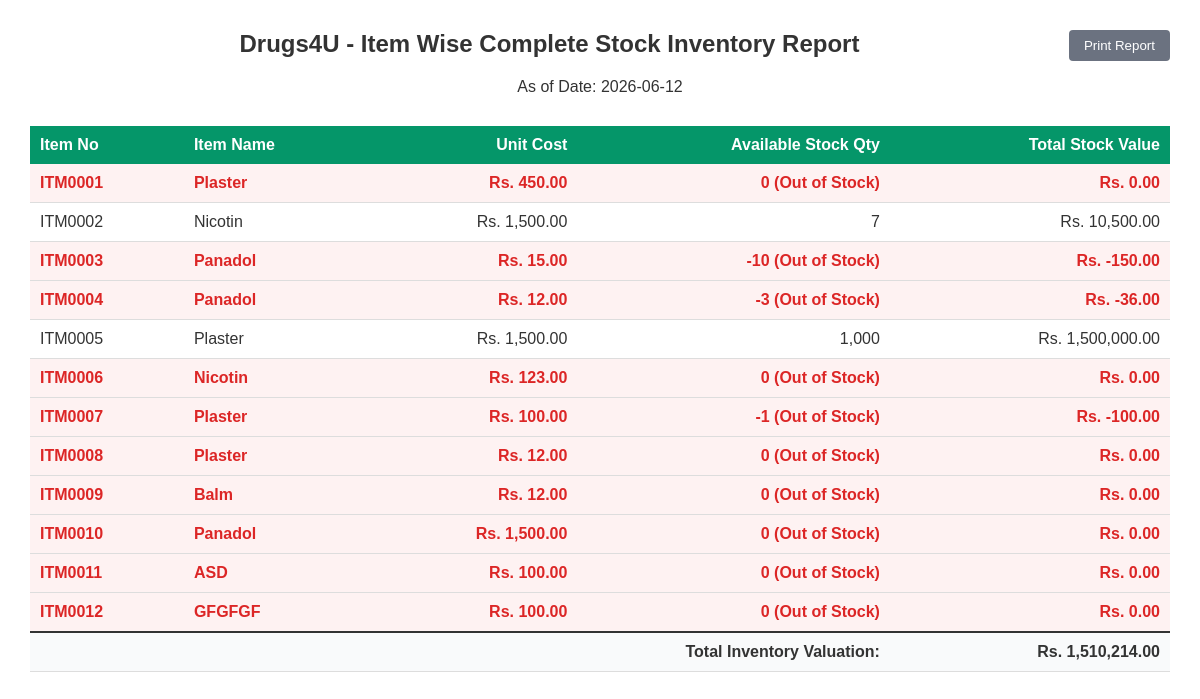
The page /item_stock_report.php (signed in) on the database as committed earlier.
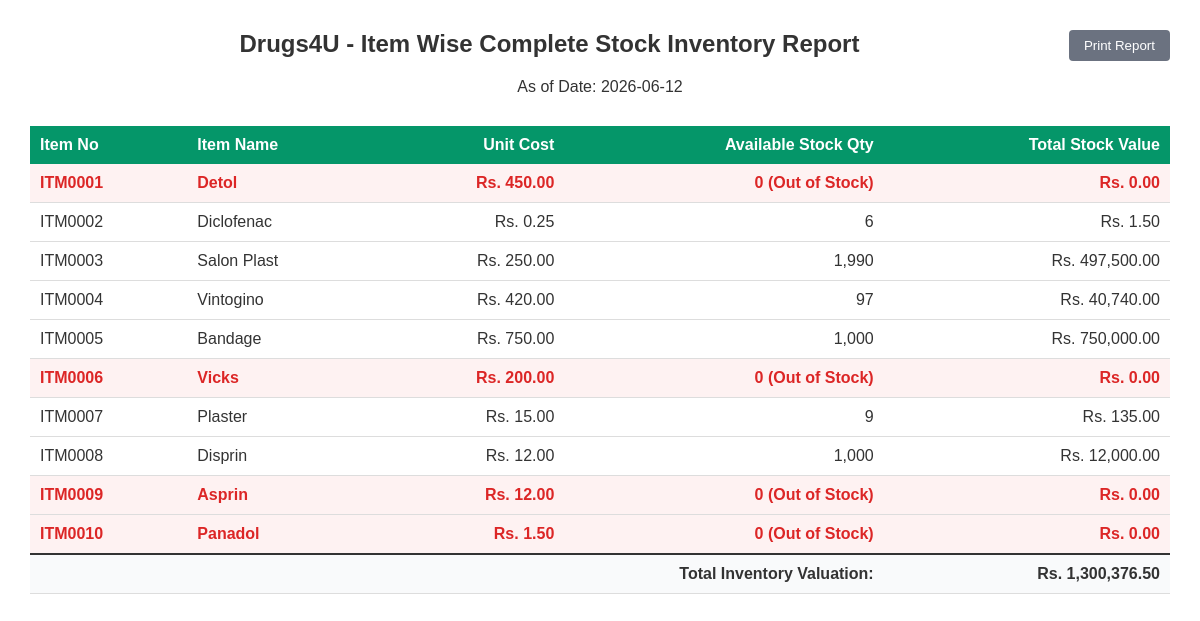
The same page on the database as committed later.
### tables this page shows
CREATE TABLE `item_master` (
  `item_no` varchar(10) NOT NULL,
  `item_name` varchar(100) DEFAULT NULL,
  `description` text DEFAULT NULL,
  `brand` varchar(100) DEFAULT NULL,
  `unit_measurement` varchar(50) DEFAULT NULL,
  `manufacturer_country` varchar(100) DEFAULT NULL,
  `pack_size` int(11) DEFAULT NULL,
  `unit_cost` decimal(10,2) DEFAULT NULL,
  `unit_price` decimal(10,2) DEFAULT NULL,
  `stock_qty` int(11) DEFAULT 0
);

### item_stock_report.php (the view, shortened to what this page needs)
<?php
include 'connection.php';
$sql = "SELECT item_no, item_name, unit_cost, stock_qty, (unit_cost * stock_qty) AS stock_value
        FROM item_master
        ORDER BY item_no ASC";
$result = mysqli_query($conn, $sql);
?>
<!DOCTYPE html>
<html>
<head>
</head>
<body>
    <button class="print-btn" onclick="window.print()">Print Report</button>
    <div class="header">
        <h2>Drugs4U - Item Wise Complete Stock Inventory Report</h2>
        <p>As of Date: <?= htmlspecialchars(date('Y-m-d')) ?></p>
    </div>
    <table>
        <tr>
            <th>Item No</th>
            <th>Item Name</th>
            <th class="text-right">Unit Cost</th>
            <th class="text-right">Available Stock Qty</th>
            <th class="text-right">Total Stock Value</th>
        </tr>
        <?php
        $total_value = 0;
        while($row = mysqli_fetch_assoc($result)){
            $total_value += $row['stock_value'];
            $is_out = ((float)$row['stock_qty'] <= 0) ? 'class="out-of-stock"' : '';
        ?>
        <tr <?= $is_out ?>>
            <td><?= htmlspecialchars($row['item_no']) ?></td>
            <td><?= htmlspecialchars($row['item_name']) ?></td>
            <td class="text-right">Rs. <?= htmlspecialchars(number_format($row['unit_cost'], 2)) ?></td>
            <td class="text-right">
                <?= htmlspecialchars(number_format($row['stock_qty'], 0)) ?>
                <?= ((float)$row['stock_qty'] <= 0) ? ' (Out of Stock)' : '' ?>
            </td>
            <td class="text-right">Rs. <?= htmlspecialchars(number_format($row['stock_value'], 2)) ?></td>
        </tr>
        <?php } ?>
        <tr style="font-weight: bold; background: #f9fafb;">
            <td colspan="4" class="text-right" style="border-top: 2px solid #333;">Total Inventory Valuation:</td>
            <td class="text-right" style="border-top: 2px solid #333;">Rs. <?= htmlspecialchars(number_format($total_value, 2)) ?></td>
        </tr>
    </table>
</body>
</html>

Rows that differ between the two databases and show on the page:
removed item_master: item_no "ITM0011", item_name "ASD", unit_cost "100.00", stock_qty "0", shows "(Out of Stock)", stock_value "0.00"
removed item_master: item_no "ITM0012", item_name "GFGFGF", unit_cost "100.00", stock_qty "0", shows "(Out of Stock)", stock_value "0.00"
changed item_master "ITM0001": item_name "Plaster" → "Detol"
changed item_master "ITM0002": item_name "Nicotin" → "Diclofenac"; unit_cost "1,500.00" → "0.25"; stock_qty "7" → "6"; stock_value "10,500.00" → "1.50"
changed item_master "ITM0003": item_name "Panadol" → "Salon Plast"; unit_cost "15.00" → "250.00"; stock_qty "-10" → "1,990"; stock_value "-150.00" → "497,500.00"; no longer shows "(Out of Stock)"
changed item_master "ITM0004": item_name "Panadol" → "Vintogino"; unit_cost "12.00" → "420.00"; stock_qty "-3" → "97"; stock_value "-36.00" → "40,740.00"; no longer shows "(Out of Stock)"
changed item_master "ITM0005": item_name "Plaster" → "Bandage"; unit_cost "1,500.00" → "750.00"; stock_value "1,500,000.00" → "750,000.00"
changed item_master "ITM0006": item_name "Nicotin" → "Vicks"; unit_cost "123.00" → "200.00"
changed item_master "ITM0007": unit_cost "100.00" → "15.00"; stock_qty "-1" → "9"; stock_value "-100.00" → "135.00"; no longer shows "(Out of Stock)"
changed item_master "ITM0008": item_name "Plaster" → "Disprin"; stock_qty "0" → "1,000"; stock_value "0.00" → "12,000.00"; no longer shows "(Out of Stock)"
changed item_master "ITM0009": item_name "Balm" → "Asprin"
changed item_master "ITM0010": unit_cost "1,500.00" → "1.50"
Other text that changed with them:
$total_value: "1,510,214.00" → "1,300,376.50"
